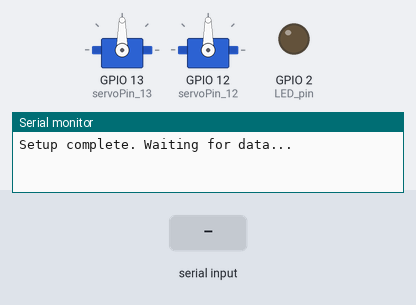
Recording of a sketch running on a simulated ESP32. Parts: 2 × servo, output pins drawn as LEDs (lit = HIGH), the last lines printed to the serial monitor. Inputs (shaded band) come from the test bench.

Above: at 1.2 s.
1.3 s: "O90\n" received over the second serial link
At 2.5 s:
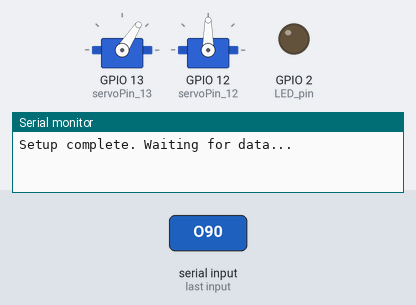
2.8 s: "90,45\n" received over Serial
At 4.15 s:
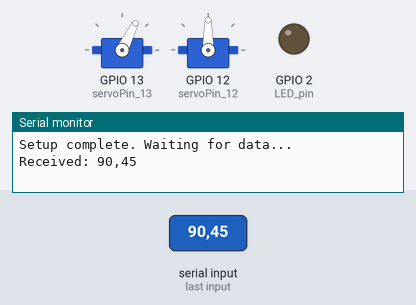
5.8 s: "5\n" received over Serial
At 8.5 s:
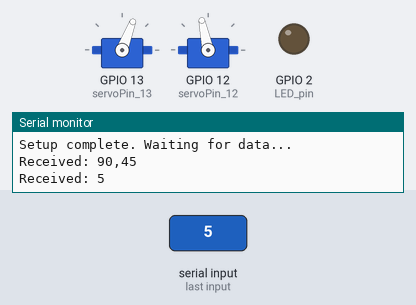
8.8 s: "O,45\n" received over the second serial link
At 9.6 s:
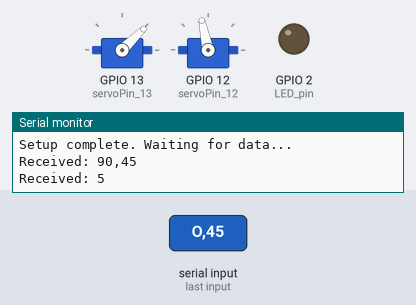
10.3 s: "P90\n" received over the second serial link
At 10.7 s:
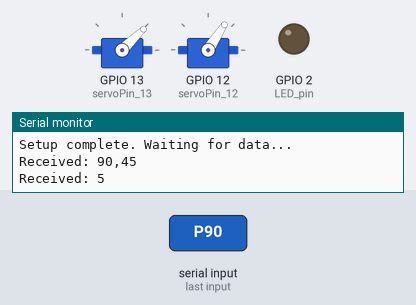
11.8 s: "A90\n" received over Serial
At 13.15 s:
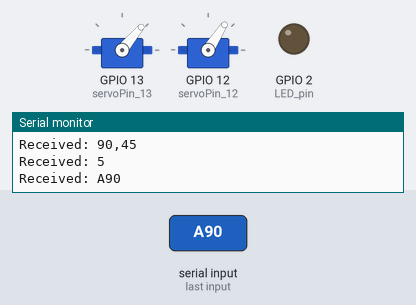
Timing chart, 0 to 15.1 s (numbered marks = the images above; inputs shaded):
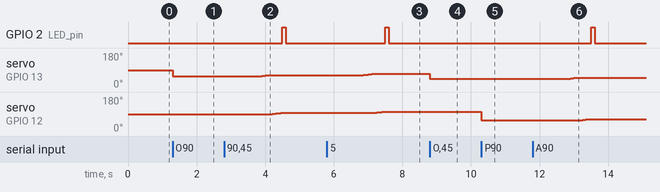

Measured:
- after the input at 1.3 s, servo on GPIO 13 (servoPin_13): 90° → 57° at once
- after the input at 2.8 s, GPIO 2 (LED_pin): LOW → HIGH after 1.7 s, → LOW 0.10 s later; servo on GPIO 13 (servoPin_13): 57° → 63° after 1.1 s; servo on GPIO 12 (servoPin_12): 90° → 96° after 1.4 s
- after the input at 5.8 s, GPIO 2 (LED_pin): LOW → HIGH after 1.7 s, → LOW 0.10 s later; servo on GPIO 13 (servoPin_13): 63° → 69° after 1.1 s; servo on GPIO 12 (servoPin_12): 96° → 102° after 1.4 s
- after the input at 8.8 s, servo on GPIO 13 (servoPin_13): 69° → 44° at once
- after the input at 10.3 s, servo on GPIO 12 (servoPin_12): 102° → 57° at once
- after the input at 11.8 s, GPIO 2 (LED_pin): LOW → HIGH after 1.7 s, → LOW 0.10 s later; servo on GPIO 13 (servoPin_13): 44° → 50° after 1.1 s; servo on GPIO 12 (servoPin_12): 57° → 63° after 1.4 s

The sketch:

RIGVID.ino
```cpp
#include <ESP32Servo.h>

Servo myservo_13;  // Servo on GPIO 13
Servo myservo_12;  // Servo on GPIO 12

int pos = 0;
int servoPin_13 = 13;
int servoPin_12 = 12;
int cameraCenterX = 960;
int cameraCenterY = 540;
bool isMoving = false;  // State to track whether servos are moving


void setup() {
  pinMode(2, OUTPUT); // LED pin
  Serial.begin(115200); // Start serial communication
  Serial2.begin(115200);
  Serial.println("Setup complete. Waiting for data...");

  ESP32PWM::allocateTimer(0);
  ESP32PWM::allocateTimer(1);
  ESP32PWM::allocateTimer(2);
  ESP32PWM::allocateTimer(3);

  myservo_13.setPeriodHertz(50);
  myservo_13.attach(servoPin_13, 500, 2500); // Set range for servo 13
  myservo_12.setPeriodHertz(50);
  myservo_12.attach(servoPin_12, 500, 2500); // Set range for servo 12

  // Set initial position of both servos to 90 degrees
  myservo_13.write(90);
  myservo_12.write(90);
}

void loop() {
  //ProtoControl Integratiion
  if(Serial2.available()){
    char id = Serial2.read();
    int value = Serial2.read();
    if(id == 'A'){
      myservo_13.write(90);
      myservo_12.write(90);
    }
    if(id == 'O'){
      myservo_13.write(value);
    }
    if(id == 'P'){
      myservo_12.write(value);
    }
  }


  if (Serial.available() > 0 && !isMoving) {
    String data = Serial.readString();
    data.trim(); // Clean up data
    Serial.print("Received: ");
    Serial.println(data);

    // Process the incoming data to control servos
    int x = getValue(data, 'X', 'Y'); // Parse X coordinate
    int y = getValue(data, 'Y', 'W'); // Parse Y coordinate
    int width = getValue(data, 'W', 'H'); // Optionally parse WIDTH
    int height = getValue(data, 'H', 'Z'); // Optionally parse HEIGHT

    // Calculate center of the bounding box
    int bboxCenterX = x + width / 2;
    int bboxCenterY = y + height / 2;
    //myservo_13.write(x); // Move servo 13 based on X
    //myservo_12.write(y); // Move servo 12 based on Y
    // Calculate error (difference between center of bbox and center of camera frame)
    int errorX = cameraCenterX - bboxCenterX;
    int errorY = cameraCenterY - bboxCenterY;

    // Control servos to minimize error
    controlPan(errorX);
    controlTilt(errorY);
    //Serial1.println("+MESSAGE");
    digitalWrite(2, HIGH); // Indicate reception
    delay(100);
    digitalWrite(2, LOW);
  }
}

// Helper function to parse integer values between specified start and end characters
int getValue(String data, char start, char end) {
  int startIndex = data.indexOf(start) + 1;
  int endIndex = data.indexOf(end);
  if (startIndex > 0 && endIndex > 0) {
    return data.substring(startIndex, endIndex).toInt();
  }
  return 0; // Default to 0 if parsing fails
}

// Function to control the pan servo (horizontal movement)
// Function to ramp the servo position smoothly with controlled speed
void rampServoToPosition(Servo &servo, int startPos, int endPos, int delayMs) {
    isMoving = true;  // Set the moving state to true
    int step = (endPos > startPos) ? 1 : -1; // Determine the direction of the ramp
    while (startPos != endPos) {
        if (Serial.available() > 0) {  // Check if new data is available
            break;  // Break the loop to handle new data immediately
        }
        servo.write(startPos);
        startPos += step;
        delay(delayMs); // Delay to allow the servo to move; adjust as necessary for smoothness
    }
    isMoving = false;
}


void controlPan(int error) {
    Servo &servo = myservo_13;
    int currentPos = servo.read();
    int stepSize;

    if (error > 180) {
        stepSize = 7.5;
    } else if (error < -180) {
        stepSize = -7.5;
    } else {
        if( error > 90 || error < -90 ){
        stepSize = error / 7.5; // Adjust proportional control for finer movements
        } else {
          stepSize = 0;
        }
    }

    int newPos = currentPos + stepSize;
    newPos = constrain(newPos, 0, 180);

    // Ramp to the new position with a controlled delay of 15ms
    rampServoToPosition(servo, currentPos, newPos, 50);
}

void controlTilt(int error) {
    Servo &servo = myservo_12;
    int currentPos = servo.read();
    int stepSize;

    if (error > 180) {
        stepSize = 7.5;
    } else if (error < -180) {
        stepSize = -7.5;
    } else {
        if( error > 90 || error < -90 ){
        stepSize = error / 15; // Adjust proportional control for finer movements
        } else {
          stepSize = 0;
        }
    }

    int newPos = currentPos + stepSize;
    newPos = constrain(newPos, 0, 180);

    // Ramp to the new position with a controlled delay of 15ms
    rampServoToPosition(servo, currentPos, newPos, 50);
}
```
